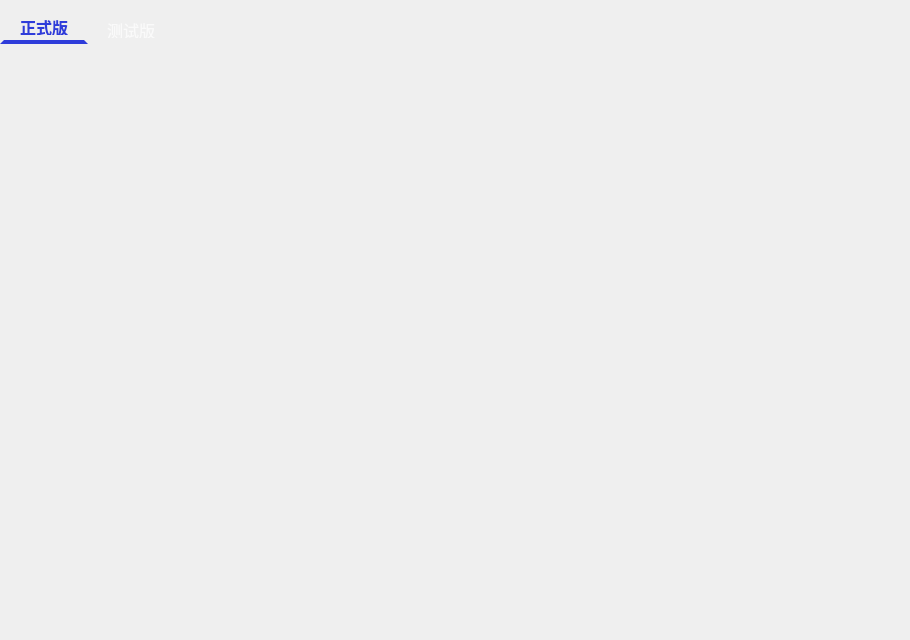
                  <widget class="QWidget" name="page_update">
                   <widget class="QTabWidget" name="page_update_view_on_apps">
                    <property name="geometry">
                     <rect>
                      <x>0</x>
                      <y>10</y>
                      <width>901</width>
                      <height>621</height>
                     </rect>
                    </property>
                    <property name="styleSheet">
                     <string notr="true">QTabWidget::pane {
    border: none;
    /* border: 2px solid rgba(102, 138, 210, 120); */
    /* border-radius:8px; */
    background: transparent;
}

QTabWidget::tab-bar:top {
    /* top: 2px; */
    /* left:2px; */
}

QTabWidget::tab-bar:bottom {
    bottom: 6px;
}

QTabWidget::tab-bar:left {
    /* right: 6px; */
    /* left: 6 px;  */
}

QTabWidget::tab-bar:right {
    /* left: 6px; */
    /* right: 6 px; */
}

QTabBar::tab {
    /* border: none; */
    border: 4px solid rgba(255, 255, 255, 0);
    background: rgb(255, 255, 255); 
    /* width: 50 px; */
    height: 16px;
    font-size : 16px;
    padding-left: 8 px; 
    padding-right: 8 px;
		width: 60px;
}

QTabBar::tab:selected {
    background: transparent; 
    /* background: rgba(255, 255, 255, 170); */
    color: rgb(46, 60, 218);
    /* color: rgb(81, 85, 133); */
    font-weight: bold; 
    border-bottom-color: rgb(46, 60, 218);
    /* margin-bottom: -2px;  */
}

QTabBar::tab:!selected {
    background: transparent;
    color: rgba(255, 255, 255, 170);
    padding-bottom: 6px; 
    /* color: rgba(51, 51, 51, 180); */
    /* color: rgba(128, 128, 128, 180); */
    /* margin-bottom: -2px; */
}

QTabBar::tab:!selected:hover {
    background: #999;
}

QTabBar::tab:top:!selected {
    margin-top: 3px;
}

QTabBar::tab:bottom:!selected {
    margin-bottom: 3px;
}

QTabBar::tab:top, QTabBar::tab:bottom {
    min-width: 12px;
    margin-right: -1px;
    padding: 5px 10px 5px 10px;
}

QTabBar::tab:top:selected {
    border-bottom-color: none;
}

QTabBar::tab:bottom:selected {
    border-top-color: none;
}

QTabBar::tab:top:last, QTabBar::tab:bottom:last,
QTabBar::tab:top:only-one, QTabBar::tab:bottom:only-one {
    margin-right: 0;
}

QTabBar::tab:left:!selected {
    margin-right: 3px;
}

QTabBar::tab:right:!selected {
    margin-left: 3px;
}

QTabBar::tab:left, QTabBar::tab:right {
    min-height: 8ex;
    margin-bottom: -1px;
    padding: 10px 5px 10px 5px;
}

QTabBar::tab:left:selected {
    border-left-color: none;
}

QTabBar::tab:right:selected {
    border-right-color: none;
}

QTabBar::tab:left:last, QTabBar::tab:right:last,
QTabBar::tab:left:only-one, QTabBar::tab:right:only-one {
    margin-bottom: 0;
}</string>
                    </property>
                    <property name="currentIndex">
                     <number>0</number>
                    </property>
                    <widget class="QWidget" name="update_formal_version_app_view">
                     <attribute name="title">
                      <string>正式版</string>
                     </attribute>
                    </widget>
                    <widget class="QWidget" name="update_beta_version_app_view">
                     <attribute name="title">
                      <string>测试版</string>
                     </attribute>
                    </widget>
                   </widget>
                  </widget>
